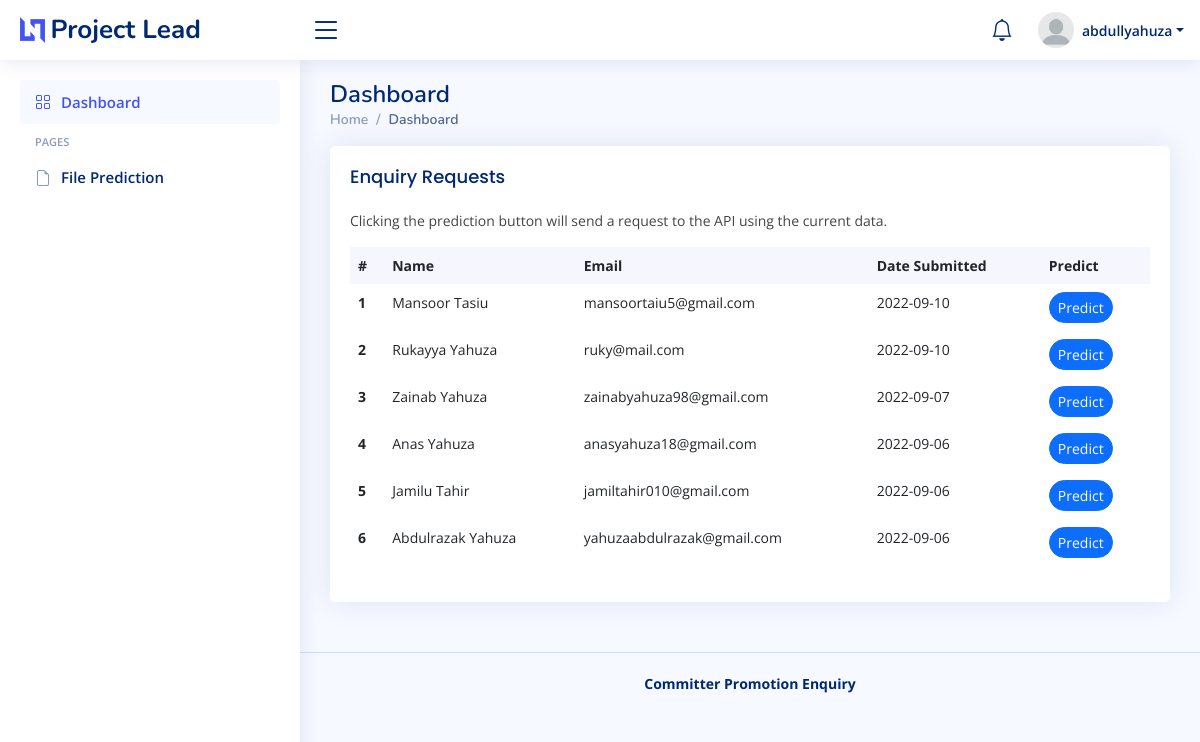
Page /dashboard (signed in) on the earlier database version.
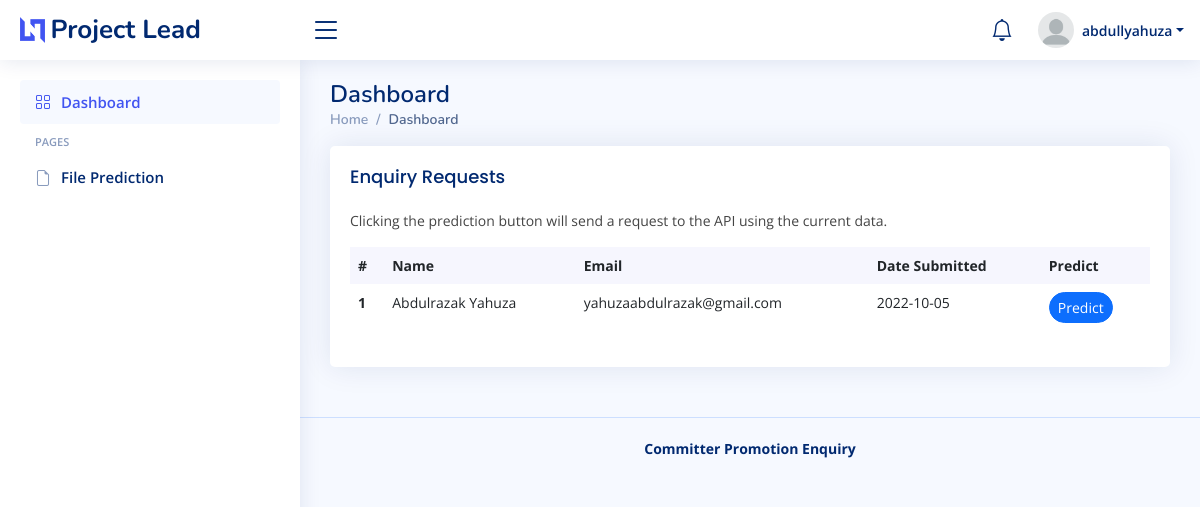
Same page on the later database version.
### database/models.py (models this page shows, shortened)
class User(db.Model):
    id = Column(Integer().with_variant(Integer, "sqlite"), primary_key=True)
    username = Column(String(80))
    name = Column(String(200))
    email = Column(String(120))
    password = Column(String(256))
    def details(self):
        return {
            'id': self.id,
            'username': self.username,
            'email': self.email,
            'name': self.name
        }

class Enquiry(db.Model):
    id = Column(Integer().with_variant(Integer, "sqlite"), primary_key=True)
    name = Column(String(200))
    education = Column(String(20))
    email = Column(String(120))
    region = Column(String(20))
    fin_gain = Column(Float)
    int_learn = Column(Float)
    dev_inv = Column(Float)
    proj_desertion = Column(Integer)
    dev_experience = Column(Integer)
    sys_int = Column(Float)
    tech_norm = Column(Float)
    code_test = Column(Float)
    cont_code_dec = Column(Float)
    dec_right_del = Column(Float)
    promoted = Column(Boolean, default=0)
    date_submitted = Column(Date)

### app.py (the view)
@app.route('/dashboard')
@login_required
def dashboard():
    user = User.query.filter_by(username=session['user_id']).first()
    user_data = user.details()
    enquiries = Enquiry.query.order_by(db.desc(Enquiry.id)).all()
    noti = Enquiry.query.filter_by(promoted=False).all()
    numberOfnoti = len(noti)
    return render_template(
        'admin/index.html',
        current_page="Dashboard",
        user=user_data,
        enquiries=enquiries,
        noti=numberOfnoti)

### auth.py (called while the page is built)
def login_required(f):
    @wraps(f)
    def decorated_function(*args, **kwargs):
        if session.get("user_id") is None:
            return redirect("/lead")
        return f(*args, **kwargs)
    return decorated_function

### templates/admin/index.html (shortened to what this page needs)
{% extends 'layouts/main.html' %}
{% block content %}
    <section class="section dashboard">
      <div class="row">
        <div class="col-lg-12" style="margin: 0 auto;">
          <div class="row">
            <div class="col-12">
              <div class="card recent-sales overflow-auto">
                <div class="card-body">
                  <h5 class="card-title">Enquiry Requests</h5>
                  <p>Clicking the prediction button will send a request to the API using the current data.</p>
                  <table class="table table-borderless datatable">
                    <thead>
                      <tr>
                        <th scope="col">#</th>
                        <th scope="col">Name</th>
                        <th scope="col">Email</th>
                        <th scope="col">Date Submitted</th>
                        <th scope="col">Predict</th>
                      </tr>
                    </thead>
                    <tbody>
                      {% if enquiries %}
                        {% for enquiry in enquiries %}
                        <tr>
                          <th scope="row">{{loop.index}}</th>
                          <td>{{enquiry.name}}</td>
                          <td>{{enquiry.email}}</td>
                          <td>{{enquiry.date_submitted}}</td>
                          <td>
                            <a href="confirm/{{enquiry.id}}" class="btn btn-primary rounded-pill btn-sm">Predict</a>
                          </td>
                        </tr>
                        {% endfor %}
                      {% endif %}
                    </tbody>
                  </table>
                </div>
              </div>
            </div>
          </div>
        </div>
      </div>
    </section>
{% endblock %}

### templates/layouts/main.html (shortened to what this page needs)
<!DOCTYPE html>
<html lang="en">
<head>
  <link href="/static/admin/assets/vendor/bootstrap/css/bootstrap.min.css" rel="stylesheet">
  <link href="/static/admin/assets/vendor/bootstrap-icons/bootstrap-icons.css" rel="stylesheet">
  <link href="/static/admin/assets/vendor/boxicons/css/boxicons.min.css" rel="stylesheet">
  <link href="/static/admin/assets/vendor/quill/quill.snow.css" rel="stylesheet">
  <link href="/static/admin/assets/vendor/quill/quill.bubble.css" rel="stylesheet">
  <link href="/static/admin/assets/vendor/remixicon/remixicon.css" rel="stylesheet">
  <link href="/static/admin/assets/vendor/simple-datatables/style.css" rel="stylesheet">
  <link href="/static/admin/assets/css/style.css" rel="stylesheet">
</head>
<body>
  <header id="header" class="header fixed-top d-flex align-items-center">
    <div class="d-flex align-items-center justify-content-between">
      <a href="{{ url_for('dashboard') }}" class="logo d-flex align-items-center">
        <img src="/static/admin/assets/img/logo.png" alt="">
        <span class="d-none d-lg-block">Project Lead</span>
      </a>
      <i class="bi bi-list toggle-sidebar-btn"></i>
    </div>
    <nav class="header-nav ms-auto">
      <ul class="d-flex align-items-center">
        <li class="nav-item dropdown">
          <a class="nav-link nav-icon" href="#" data-bs-toggle="dropdown">
            <i class="bi bi-bell"></i>
          </a>
        </li>
        <li class="nav-item dropdown pe-3">
          <a class="nav-link nav-profile d-flex align-items-center pe-0" href="#" data-bs-toggle="dropdown">
            <img src="/static/admin/assets/img/profile-img.png" alt="Profile" class="rounded-circle">
            <span class="d-none d-md-block dropdown-toggle ps-2">{{user.username}}</span>
          </a>
        </li>
      </ul>
    </nav>
  </header>
  <aside id="sidebar" class="sidebar">
    <ul class="sidebar-nav" id="sidebar-nav">
      <li class="nav-item">
        <a class="nav-link {% if request.endpoint != 'dashboard'%} collapsed {% endif %}" href="{{ url_for('dashboard') }}">
          <i class="bi bi-grid"></i>
          <span>Dashboard</span>
        </a>
      </li>
      <li class="nav-heading">Pages</li>
      <li class="nav-item">
         <a class="nav-link {% if request.endpoint != 'from_file'%} collapsed {% endif %}" href="{{ url_for('from_file') }}">
           <i class="bi bi-file-earmark"></i>
           <span>File Prediction</span>
         </a>
       </li>
    </ul>
  </aside>
  <main id="main" class="main">
    <div class="pagetitle">
      <h1>{{current_page}}</h1>
      <nav>
        <ol class="breadcrumb">
          <li class="breadcrumb-item"><a href="{{ url_for('dashboard') }}">Home</a></li>
          <li class="breadcrumb-item active">{{current_page}}</li>
        </ol>
      </nav>
    </div>
    {% block content %}{% endblock %}
  </main>
  <footer id="footer" class="footer">
    <div class="copyright">
      <strong>Committer Promotion Enquiry</strong>
    </div>
  </footer>
</body>
</html>

### admin/assets/css/style.css (style rules this page uses)
:root { scroll-behavior: smooth; }
body { font-family: "Open Sans", sans-serif; background: #f6f9ff; color: #444444; }
a { color: #4154f1; text-decoration: none; }
h1, h2, h3, h4, h5, h6 { font-family: "Nunito", sans-serif; }
#main { margin-top: 60px; padding: 20px 30px; transition: all 0.3s; }
.pagetitle { margin-bottom: 10px; }
.pagetitle h1 { font-size: 24px; margin-bottom: 0; font-weight: 600; color: #012970; }
.card { margin-bottom: 30px; border: none; border-radius: 5px; box-shadow: 0px 0 30px rgba(1, 41, 112, 0.1); }
.card-title { padding: 20px 0 15px 0; font-size: 18px; font-weight: 500; color: #012970; font-family: "Poppins", sans-serif; }
.card-body { padding: 0 20px 20px 20px; }
.breadcrumb { font-size: 14px; font-family: "Nunito", sans-serif; color: #899bbd; font-weight: 600; }
.breadcrumb a { color: #899bbd; transition: 0.3s; }
.breadcrumb .breadcrumb-item::before { color: #899bbd; }
.breadcrumb .active { color: #51678f; font-weight: 600; }
.logo { line-height: 1; }
@media (min-width: 1200px) { .logo { width: 280px; } }
.logo img { max-height: 26px; margin-right: 6px; }
.logo span { font-size: 26px; font-weight: 700; color: #012970; font-family: "Nunito", sans-serif; }
.header { transition: all 0.5s; z-index: 997; height: 60px; box-shadow: 0px 2px 20px rgba(1, 41, 112, 0.1); background-color: #fff; padding-left: 20px; }
.header .toggle-sidebar-btn { font-size: 32px; padding-left: 10px; cursor: pointer; color: #012970; }
.header-nav ul { list-style: none; }
.header-nav>ul { margin: 0; padding: 0; }
.header-nav .nav-icon { font-size: 22px; color: #012970; margin-right: 25px; position: relative; }
.header-nav .nav-profile { color: #012970; }
.header-nav .nav-profile img { max-height: 36px; }
.header-nav .nav-profile span { font-size: 14px; font-weight: 600; }
.sidebar { position: fixed; top: 60px; left: 0; bottom: 0; width: 300px; z-index: 996; transition: all 0.3s; padding: 20px; overflow-y: auto; scrollbar-width: thin; scrollbar-color: #aab7cf transparent; box-shadow: 0px 0px 20px rgba(1, 41, 112, 0.1); background-color: #fff; }
@media (min-width: 1200px) { #main, #footer { margin-left: 300px; } }
.sidebar-nav { padding: 0; margin: 0; list-style: none; }
.sidebar-nav li { padding: 0; margin: 0; list-style: none; }
.sidebar-nav .nav-item { margin-bottom: 5px; }
.sidebar-nav .nav-heading { font-size: 11px; text-transform: uppercase; color: #899bbd; font-weight: 600; margin: 10px 0 5px 15px; }
.sidebar-nav .nav-link { display: flex; align-items: center; font-size: 15px; font-weight: 600; color: #4154f1; transition: 0.3; background: #f6f9ff; padding: 10px 15px; border-radius: 4px; }
.sidebar-nav .nav-link i { font-size: 16px; margin-right: 10px; color: #4154f1; }
.sidebar-nav .nav-link.collapsed { color: #012970; background: #fff; }
.sidebar-nav .nav-link.collapsed i { color: #899bbd; }
.dashboard .recent-sales { font-size: 14px; }
.dashboard .recent-sales .table thead { background: #f6f6fe; }
.dashboard .recent-sales .table thead th { border: 0; }
.footer { padding: 20px 0; font-size: 14px; transition: all 0.3s; border-top: 1px solid #cddfff; }
.footer .copyright { text-align: center; color: #012970; }

Differences in the rows shown:
removed Enquiry: name "Mansoor Tasiu", email "mansoortaiu5@gmail.com", date_submitted "2022-09-10"
removed Enquiry: name "Rukayya Yahuza", email "ruky@mail.com", date_submitted "2022-09-10"
removed Enquiry: name "Zainab Yahuza", email "zainabyahuza98@gmail.com", date_submitted "2022-09-07"
removed Enquiry: name "Anas Yahuza", email "anasyahuza18@gmail.com", date_submitted "2022-09-06"
removed Enquiry: name "Jamilu Tahir", email "jamiltahir010@gmail.com", date_submitted "2022-09-06"
changed Enquiry "Abdulrazak Yahuza": date_submitted "2022-09-06" → "2022-10-05"
